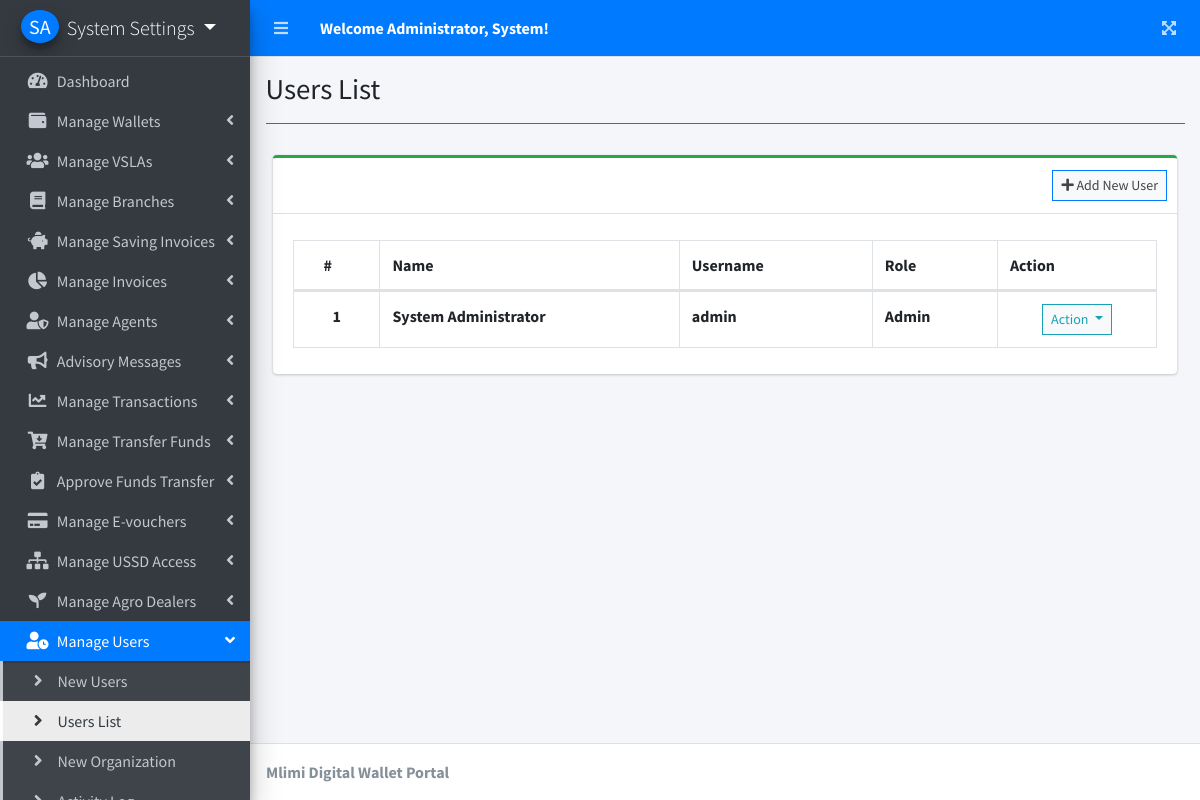
Screenshot of /?page=users_list (signed in) with the database file from the repository.
### tables this page shows
CREATE TABLE `users` (
  `id` int(30) NOT NULL,
  `firstname` varchar(200) NOT NULL,
  `lastname` varchar(200) NOT NULL,
  `username` varchar(200) NOT NULL,
  `email` varchar(200) NOT NULL,
  `password` text NOT NULL,
  `type` int(1) NOT NULL DEFAULT 3 COMMENT '1=admin,2=data entry,3=accountant',
  `avatar` text NOT NULL DEFAULT 'no-image-available.png',
  `date_created` datetime NOT NULL DEFAULT current_timestamp()
);

### users_list.php (the view, shortened to what this page needs)
<?php include'./db_connect.php' ?>
<div class="col-lg-12">
	<div class="card card-outline card-success">
		<div class="card-header">
			<div class="card-tools">
				<a class="btn btn-block btn-sm btn-default btn-flat border-primary" href="./index.php?page=new_user"><i class="fa fa-plus"></i> Add New User</a>
			</div>
		</div>
		<div class="card-body">
			<table class="table tabe-hover table-bordered" id="list">
				<thead>
					<tr>
						<th class="text-center">#</th>
						<th>Name</th>
						<th>Username</th>
						<th>Role</th>
						<th>Action</th>
					</tr>
				</thead>
				<tbody>
					<?php
					$i = 1;
					$qry = $conn->query("SELECT *,concat(firstname,' ',lastname) as name FROM users order by concat(firstname,' ',lastname) asc");
						$userRoles = [
					        1 => 'Admin',
					        2 => 'Data Entry',
					        3 => 'Accountant',
					    ];
					while($row= $qry->fetch_assoc()):
					?>
					<tr>
						<th class="text-center"><?php echo $i++ ?></th>
						<td><b><?php echo ucwords($row['name']) ?></b></td>
						<td><b><?php echo $row['username'] ?></b></td>
						<td><b><?php echo isset($userRoles[$row['type']]) ? $userRoles[$row['type']] : 'Unknown' ?></b></td>
						<td class="text-center">
							<button type="button" class="btn btn-default btn-sm btn-flat border-info wave-effect text-info dropdown-toggle" data-toggle="dropdown" aria-expanded="true">
		                      Action
		                    </button>
						</td>
					</tr>
				<?php endwhile; ?>
				</tbody>
			</table>
		</div>
	</div>
</div>

### rows the page displays
users: name "System Administrator", username "admin", type "Admin"

### other values shown
$_SESSION['login_name'] "Administrator, System"
$title "Users List"
